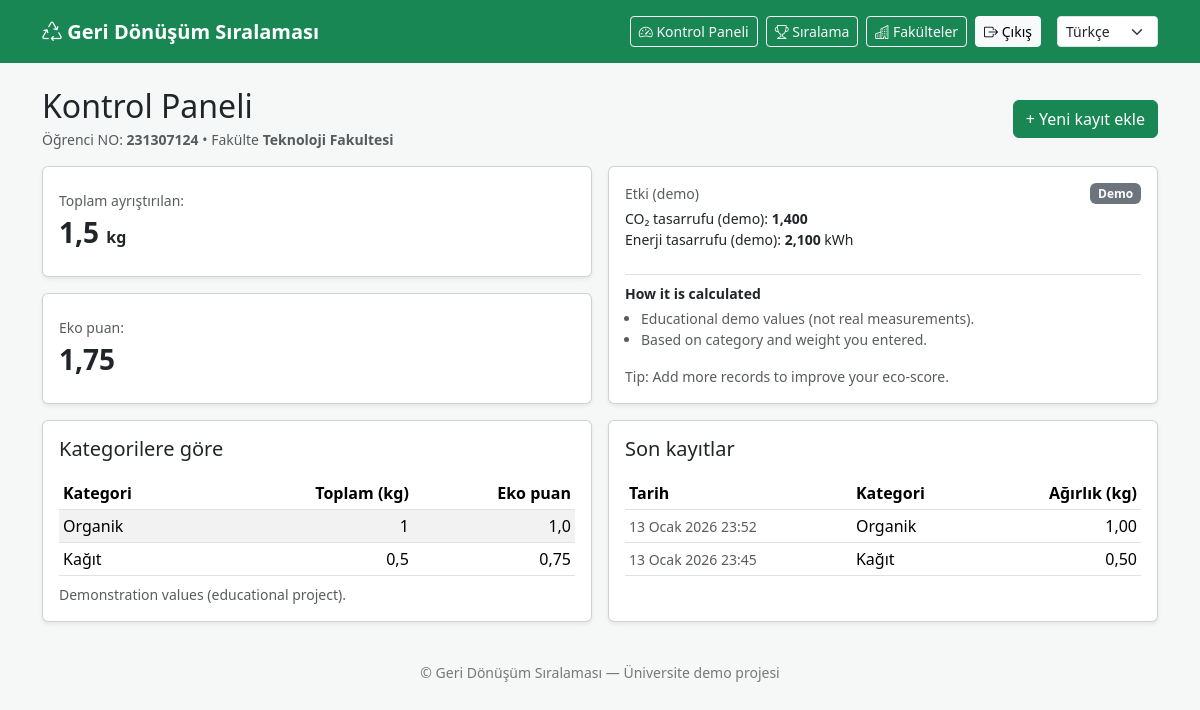
The page /dashboard/ (signed in) on the database as committed earlier.
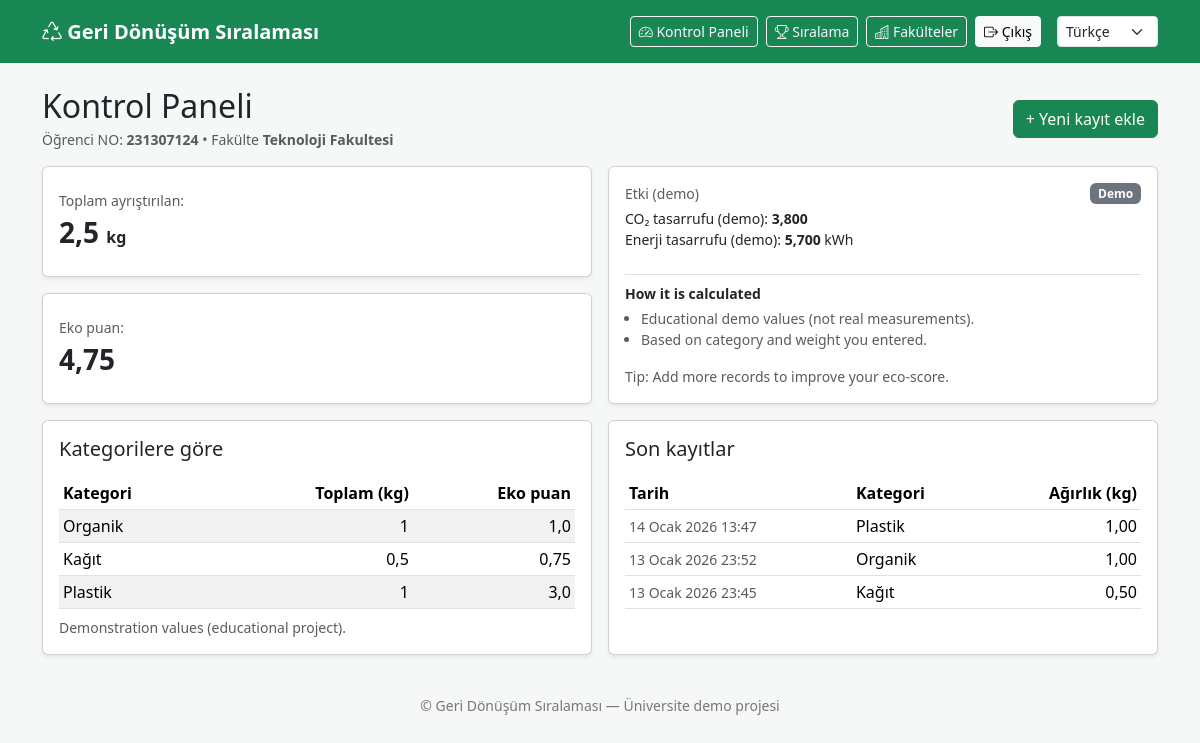
The same page on the database as committed later.
### core/models.py (models this page shows, shortened)
class WasteEntry(models.Model):
    CATEGORY_CHOICES = [
        ("plastic", _("Plastic")),
        ("paper", _("Paper")),
        ("glass", _("Glass")),
        ("metal", _("Metal")),
        ("organic", _("Organic")),
        ("electronic", _("Electronic")),
    ]
    user = models.ForeignKey(
        settings.AUTH_USER_MODEL,
        on_delete=models.CASCADE,
        related_name="waste_entries",
    )
    category = models.CharField(max_length=20, choices=CATEGORY_CHOICES)
    weight_kg = models.DecimalField(max_digits=6, decimal_places=2)  # 0.01..999.99
    created_at = models.DateTimeField(auto_now_add=True)

### core/views.py (the view)
# urls.py: path("dashboard/", dashboard_view, name="dashboard"),
@login_required
def dashboard_view(request):
    profile = Profile.objects.select_related("faculty").get(user=request.user)
    qs = WasteEntry.objects.filter(user=request.user)
    total_kg = qs.aggregate(total=Sum("weight_kg"))["total"] or 0
    by_cat = (
        qs.values("category")
        .annotate(total=Sum("weight_kg"))
        .order_by("category")
    )
    choices_map = dict(WasteEntry.CATEGORY_CHOICES)
    eco_score = 0
    per_cat = []
    for row in by_cat:
        cat = row["category"]  # например "paper"
        kg = row["total"] or 0
        score = kg * coef(cat)
        eco_score += score
        per_cat.append({
            "category": cat,
            "category_label": choices_map.get(cat, cat),  # будет "Paper/Kağıt/Бумага"
            "kg": kg,
            "score": score
        })
    from decimal import Decimal
    co2_saved = eco_score * Decimal("0.8")
    energy_saved = eco_score * Decimal("1.2")
    entries = qs.order_by("-created_at")[:20]
    return render(
        request,
        "core/dashboard.html",
        {
            "profile": profile,
            "entries": entries,
            "total_kg": total_kg,
            "eco_score": eco_score,
            "co2_saved": co2_saved,
            "energy_saved": energy_saved,
            "per_cat": per_cat,
        },
    )

### core/services.py (called while the page is built)
def coef(category: str) -> Decimal:
    return COEFFICIENTS.get(category, Decimal("1.0"))

### core/templates/core/dashboard.html (shortened to what the changed rows need)
{% extends "core/base.html" %}
{% load i18n %}
{% block content %}
<div class="d-flex flex-wrap justify-content-between align-items-center gap-2 mb-3">
  <div>
    <h2 class="mb-1">{% trans "Dashboard" %}</h2>
  </div>
</div>
<div class="row g-3 align-items-stretch mb-3">
  <div class="col-lg-6 d-flex">
    <div class="w-100 d-flex flex-column gap-3">
      <div class="card shadow-sm flex-fill">
        <div class="card-body d-flex flex-column justify-content-center">
          <div class="text-muted small">{% trans "Total sorted:" %}</div>
          <div class="fs-3 fw-bold">
            {{ total_kg }} <span class="fs-6">kg</span>
          </div>
        </div>
      </div>
      <div class="card shadow-sm flex-fill">
        <div class="card-body d-flex flex-column justify-content-center">
          <div class="text-muted small">{% trans "Eco-score:" %}</div>
          <div class="fs-3 fw-bold">{{ eco_score }}</div>
        </div>
      </div>
    </div>
  </div>
  <div class="col-lg-6 d-flex">
    <div class="card shadow-sm w-100">
      <div class="card-body d-flex flex-column h-100">
        <div class="d-flex justify-content-between align-items-start mb-2">
          <div>
            <div class="small mt-1">
              <div>{% trans "CO₂ saved (demo):" %} <b>{{ co2_saved }}</b></div>
              <div>{% trans "Energy saved (demo):" %} <b>{{ energy_saved }}</b> kWh</div>
            </div>
          </div>
        </div>
      </div>
    </div>
  </div>
</div>
<div class="row g-3 align-items-stretch">
  <div class="col-lg-6 d-flex">
    <div class="card shadow-sm w-100">
      <div class="card-body d-flex flex-column">
        <div class="table-responsive flex-grow-1">
          <table class="table table-sm table-striped align-middle mb-0">
            <thead>
              <tr>
                <th>{% trans "Category" %}</th>
                <th class="text-end">{% trans "Total (kg)" %}</th>
                <th class="text-end">{% trans "Eco-score" %}</th>
              </tr>
            </thead>
            <tbody>
              {% for r in per_cat %}
              <tr>
                <td>{{ r.category_label }}</td>
                <td class="text-end">{{ r.kg }}</td>
                <td class="text-end">{{ r.score }}</td>
              </tr>
              {% empty %}
              <tr>
                <td colspan="3" class="text-muted">
                  {% trans "No records yet" %}
                </td>
              </tr>
              {% endfor %}
            </tbody>
          </table>
        </div>
      </div>
    </div>
  </div>
  <div class="col-lg-6 d-flex">
    <div class="card shadow-sm w-100">
      <div class="card-body d-flex flex-column">
        <div class="table-responsive flex-grow-1">
          <table class="table table-sm table-hover align-middle mb-0">
            <thead>
              <tr>
                <th>{% trans "Date" %}</th>
                <th>{% trans "Category" %}</th>
                <th class="text-end">{% trans "Weight (kg)" %}</th>
              </tr>
            </thead>
            <tbody>
              {% for e in entries %}
              <tr>
                <td class="small text-muted">{{ e.created_at }}</td>
                <td>{{ e.get_category_display }}</td>
                <td class="text-end">{{ e.weight_kg }}</td>
              </tr>
              {% empty %}
              <tr>
                <td colspan="3" class="text-muted">
                  {% trans "No records yet" %}
                </td>
              </tr>
              {% endfor %}
            </tbody>
          </table>
        </div>
      </div>
    </div>
  </div>
</div>
{% endblock %}

Rows that differ between the two databases and show on the page:
added WasteEntry: created_at "14 Ocak 2026 13:47", category "Plastik", weight_kg "1,00"
Other text that changed with them:
{{ total_kg }}: "1,5" → "2,5"
{{ eco_score }}: "1,75" → "4,75"
{{ co2_saved }}: "1,400" → "3,800"
{{ energy_saved }}: "2,100" → "5,700"
new list line: "Plastik 1 3,0"
